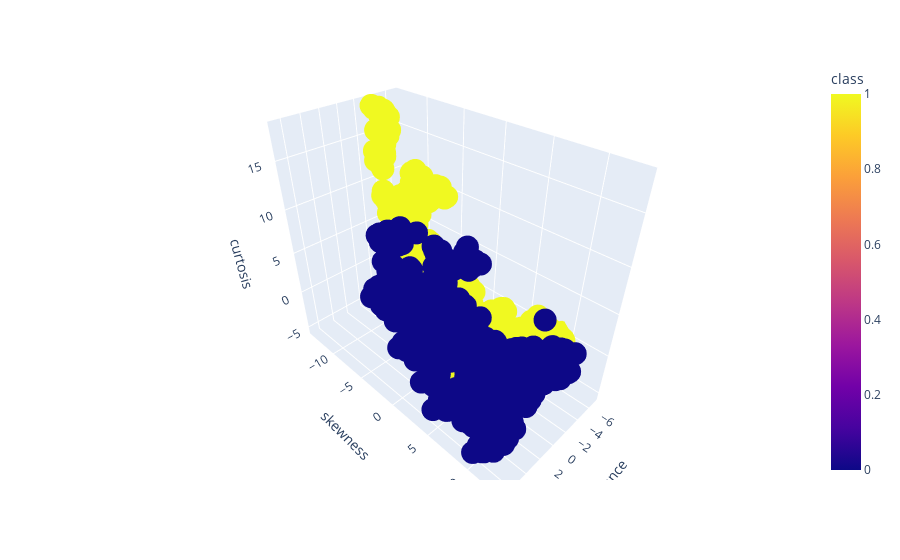

The notebook cell saved with this chart:
### Markdown cell above
## Negative impact features

### Code cell
import plotly.express as px
px.scatter_3d(data, x='variance', y='skewness', z='curtosis', color='class')

### Figure 1 — Plotly figure (JSON) as saved in the notebook; plotly's stock layout.template omitted (floating-point values rounded to 4 significant figures; data arrays with more than 128 entries replaced by an {"elided": "..."} marker saying what was removed)
{"data": [{"hovertemplate": "variance=%{x}<br>skewness=%{y}<br>curtosis=%{z}<br>class=%{marker.color}<extra></extra>", "legendgroup": "", "marker": {"color": {"elided": "1372 int values"}, "coloraxis": "coloraxis", "symbol": "circle"}, "mode": "markers", "name": "", "scene": "scene", "showlegend": false, "type": "scatter3d", "x": {"elided": "1372 float values"}, "y": {"elided": "1372 float values"}, "z": {"elided": "1372 float values"}}], "layout": {"coloraxis": {"colorbar": {"title": {"text": "class"}}, "colorscale": [[0, "#0d0887"], [0.1111, "#46039f"], [0.2222, "#7201a8"], [0.3333, "#9c179e"], [0.4444, "#bd3786"], [0.5556, "#d8576b"], [0.6667, "#ed7953"], [0.7778, "#fb9f3a"], [0.8889, "#fdca26"], [1, "#f0f921"]]}, "legend": {"tracegroupgap": 0}, "margin": {"t": 60}, "scene": {"domain": {"x": [0, 1], "y": [0, 1]}, "xaxis": {"title": {"text": "variance"}}, "yaxis": {"title": {"text": "skewness"}}, "zaxis": {"title": {"text": "curtosis"}}}}}
